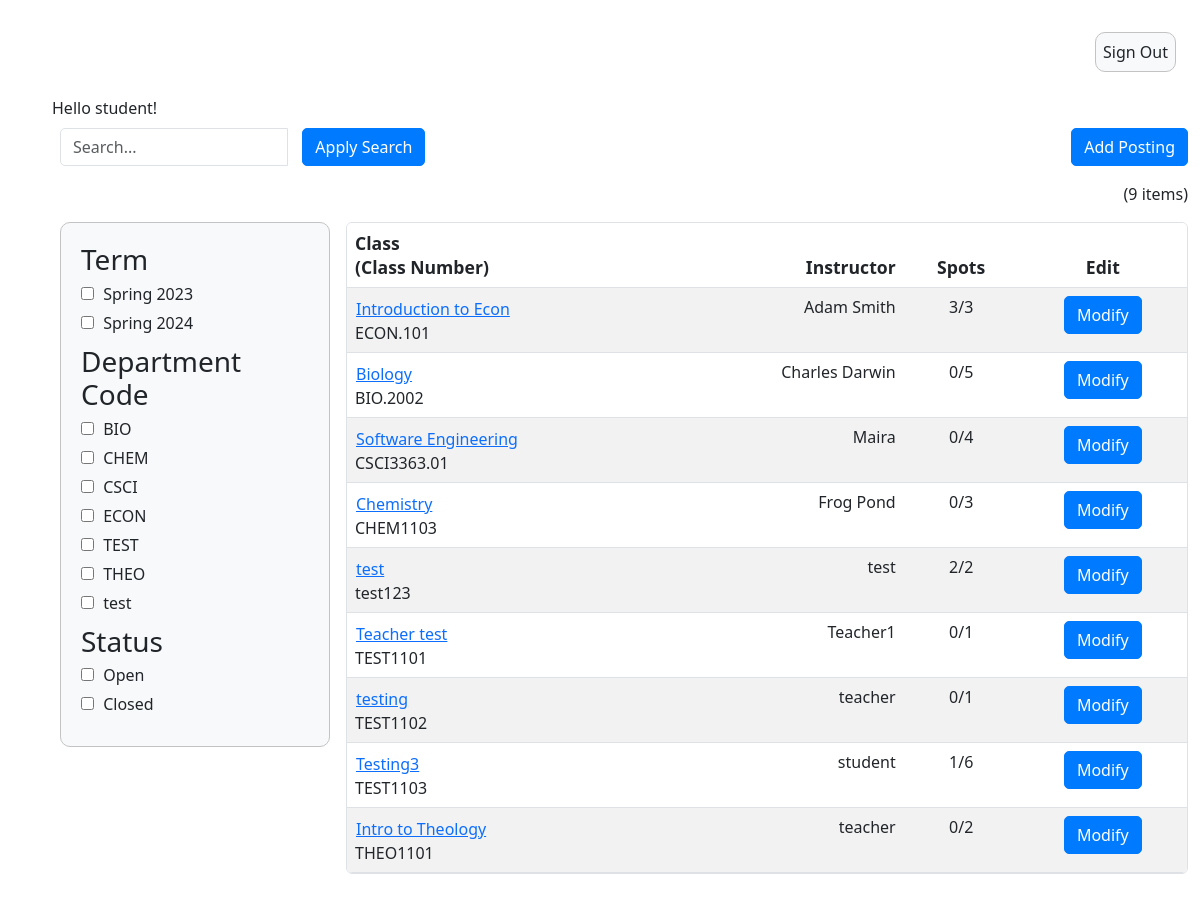
Page /admin_summary/ (signed in) on the committed database.
### login/models.py (models this page shows, shortened)
class CustomUser(AbstractUser):
   ROLE_CHOICES = (
       ('S', 'Student'),
       ('T', 'Teacher'),
       ('A', 'Admin'),
   )
   role = models.CharField(max_length=1, choices=ROLE_CHOICES)
   applications = models.PositiveIntegerField(default=0)
   first_name = models.CharField(max_length=100, blank=False)
   last_name = models.CharField(max_length = 100, blank=False)
   major = models.CharField(max_length=100, blank=True)
   eagle_id = models.CharField(max_length=8, blank=True)
   year = models.CharField(max_length=20, blank=True)

### InstructorAddCourse/models.py (models this page shows)
class InstructorAddCourse(models.Model):
	course_instructor = models.ForeignKey(User, on_delete=models.CASCADE)
	course_name = models.CharField(max_length=255)
	course_number = models.CharField(max_length=255)
	course_instructor = models.CharField(max_length=255)
	description = models.CharField(max_length=800)
	total_time_commitment = models.DecimalField(max_digits=2, decimal_places=0, validators=[MinValueValidator(0)], default=0)
	has_discussion = models.CharField(choices=[('yes', 'Yes'),('no', 'No')], max_length=50, default='')
	num_ta_needed = models.DecimalField(max_digits=2, decimal_places=0, validators=[MinValueValidator(0)], default=0)
	curr_num_ta = models.IntegerField(default=0)
	graded_meeting = models.CharField(choices=[('yes', 'Yes'),('no', 'No')], max_length=50, default='')
	office_hours = models.DecimalField(max_digits=2, decimal_places=0, validators=[MinValueValidator(0)], default=0)
	other_info = models.CharField(max_length=800, default=None)
	term = models.CharField(default=get_default_term(), max_length=100)

### adminSummary/views.py (the view)
# urls.py: path('admin_summary/', admin_summary_view),
def admin_summary_view(response):
    search_query = response.GET.get('q', '')
    term_filter = response.GET.get('term', '')
    status_filter = response.GET.get('status', '')
    dept_filter = response.GET.get('dept-code', '')
    course_objects = InstructorAddCourse.objects.all()
    applied_filters = []
    if search_query:
        course_objects = course_objects.filter(
            course_name__icontains=search_query)
        applied_filters.append(('q', search_query))
    if term_filter:
        if term_filter in term_keys:
            course_objects = [course for course in course_objects if get_term(
                course) == term_filter]
            applied_filters.append(('term', term_filter))
    if dept_filter:
        if dept_filter in dept_keys:
            course_objects = [course for course in course_objects if get_dept(
                course) == dept_filter]
            applied_filters.append(('dept-code', dept_filter))
    if status_filter:
        if status_filter in status_keys:
            course_objects = [course for course in course_objects if get_status(
                course) == status_filter]
            applied_filters.append(('status', status_filter))
    else:
        applied_filters = [f for f in applied_filters if f[0] != 'status']
    applications = []
    if 'course_number' in response.session:
        course_number = response.session['course_number']
        applications = Application.objects.filter(course_number=course_number).exclude(student_response='A')
        del response.session['course_number']
    course_count = len(course_objects)
    context = {'course_objects': course_objects,
               'course_count': course_count, 'applied_filters': applied_filters,
               'term_keys': term_keys, 'dept_keys': dept_keys,
               'applications': applications}
    return render(response, "adminSummary.html", context)

### templates/adminSummary.html (shortened to what this page needs)
{% extends 'appbase.html' %} {% block content %} {% load static %} {% load static admin_templatetags %}
<!DOCTYPE html>
<html>
  <head>
    <link rel="stylesheet" href="{% static 'adminSummary.css' %}" />
  </head>
  <body>
    {% if user.is_authenticated %}
    Hello {{ user.username }}!
    {% endif %}
    <div class="container-fluid">
      <form method="get">
      <div class="row">
        <div class="col-md-4">
            <div class="input-group">
              <input
                type="text"
                class="form-control"
                id="search"
                name="q"
                placeholder="Search..."
              />
              <div class="input-group-btn input-space">
                <button type="submit" class="btn btn-primary">
                  Apply Search
                </button>
              </div>
            </div>
        </div>
        <div class="col-md-4">
        </div>
        <div class="col-md-4">
          <div class="text-end">
            <a href="{% url 'add_course' %}" id="add-posting-btn" class="btn btn-primary">
              Add Posting
            </a>
          </div>
        </div>
      </div>
      <div class="row" id="item-row">
        <div class="col-sm">
          <div class="text-end">({{course_count}} items)</div>
        </div>
      </div>
      <div class="row">
        <div class="col-sm-3">
          <div class="filter-box">
            <div class="filter-group">
              <h3>Term</h3>
              {% for term in term_keys %}
              <label>
                <input type="checkbox" name="term" value="{{ term }}" /> {{ term }}
              </label>
              {% endfor %}
            </div>
            <div class="filter-group">
              <h3>Department Code</h3>
              {% for dept in dept_keys %}
              <label>
                <input type="checkbox" name="dept-code" value="{{ dept }}" /> {{ dept }}
              </label>
              {% endfor %}
            </div>
            <div class="filter-group">
              <h3>Status</h3>
              <label>
                <input type="checkbox" name="status" value="Open"/> Open
            </label>
            <label>
                <input type="checkbox" name="status" value="Closed"/> Closed
            </label>
            </div>
          </div>
        </div>
        <div class="col-sm-9">
          <table class="table table-striped table-hover rounded overflow-hidden">
            <thead>
              <tr>
                <th>Class<br />(Class Number)</th>
                <th class="text-end">Instructor</th>
                <th class="text-center">Spots</th>
                <th class="text-center">Edit</th>
              </tr>
            </thead>
            <tbody id="table-body">
              {% for course in course_objects %}
              <form method="post" action="{% url 'show_applications' %}">
                <tr>
                  <td>
                    <button type="submit" class="btn btn-link p-0 m-0 text-start course-name-button">{{ course.course_name }}</button>
                    <br />{{ course.course_number }}
                  </td>
                  <td class="text-end">{{ course.course_instructor }}</td>
                  <td class="text-center">
                    {{course.curr_num_ta}}/{{ course.num_ta_needed }}
                  </td>
                  <td class="text-center">
                    <a href="{% url 'edit_course' course.id %}" class="btn btn-primary">Modify</a>
                  </td>
                </tr>
              </form>
            {% endfor %}
            </tbody>
          </table>
        </div>
      </div>
    </form>
  </div>
</body>
</html>
{% endblock %}

### static/adminSummary.css (style rules this page uses)
body { height: 100%; }
table { background: white; border: 1px solid #c3c3c3; border-radius: 5px; width: 50%; border-spacing: 0px; border-collapse: separate; }
table th { font-weight: 600; font-size: 1.1em; background: #c6c6c6; }
table td { background: transparent; }
.filter-box { padding: 20px; border: 1px solid #c3c3c3; background-color: #f8f9fa; border-radius: 10px; }
.filter-group { margin-bottom: 10px; }
.filter-group h3 { margin-top: 0; margin-bottom: 5px; }
.filter-group label { display: block; margin-bottom: 5px; }
.filter-group input[type="checkbox"] { margin-right: 5px; }
[class*="col"] { padding: 0.5rem; }
.input-group-btn.input-space { padding-left: 15px; }
.form-control { border-radius: 5px; }
.btn-primary { background-color: #007bff; border-color: #007bff; border-radius: 5px; }

### rows in the picture
CustomUser: username "student"
InstructorAddCourse: course_name "Introduction to Econ", course_number "ECON.101", course_instructor "Adam Smith", curr_num_ta "3", num_ta_needed "3"
InstructorAddCourse: course_name "Biology", course_number "BIO.2002", course_instructor "Charles Darwin", curr_num_ta "0", num_ta_needed "5"
InstructorAddCourse: course_name "Software Engineering", course_number "CSCI3363.01", course_instructor "Maira", curr_num_ta "0", num_ta_needed "4"
InstructorAddCourse: course_name "Chemistry", course_number "CHEM1103", course_instructor "Frog Pond", curr_num_ta "0", num_ta_needed "3"
InstructorAddCourse: course_name "test", course_number "test123", course_instructor "test", curr_num_ta "2", num_ta_needed "2"
InstructorAddCourse: course_name "Teacher test", course_number "TEST1101", course_instructor "Teacher1", curr_num_ta "0", num_ta_needed "1"
InstructorAddCourse: course_name "testing", course_number "TEST1102", course_instructor "teacher", curr_num_ta "0", num_ta_needed "1"
InstructorAddCourse: course_name "Testing3", course_number "TEST1103", course_instructor "student", curr_num_ta "1", num_ta_needed "6"
InstructorAddCourse: course_name "Intro to Theology", course_number "THEO1101", course_instructor "teacher", curr_num_ta "0", num_ta_needed "2"

### other values in the picture
{{ course_count }} "9"
{{ term }} "Spring 2023" "Spring 2024"
{{ dept }} "BIO" "CHEM" "CSCI" "ECON" "TEST" "THEO" "test"
